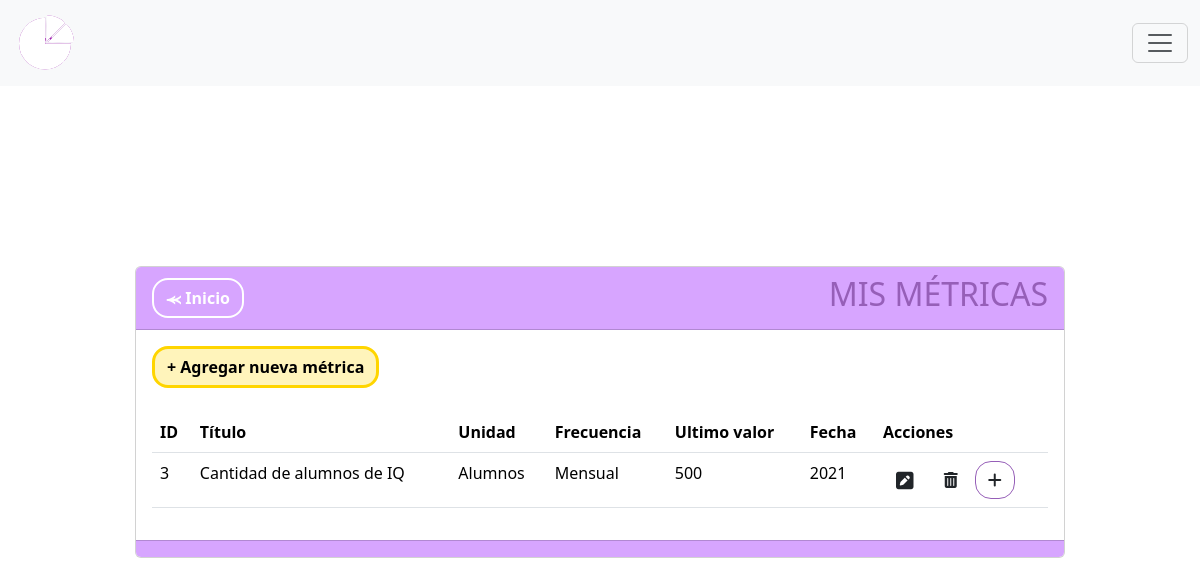
The app's page /metricas with its own data.
### MIReApp/models.py (models this page shows, shortened)
class Metrica(models.Model):
    id = models.AutoField(primary_key=True)
    titulo = models.CharField(max_length=100,
                              verbose_name='Título',
                              unique= True,
                              validators= [
                                  RegexValidator(regex= r'^[a-zA-Z\s]*$',
                                                 message="El nombre no puede contener caracteres especiales.",
                                                 code='invalid_nombre')
                              ])
    descripcion = models.TextField(max_length=100, verbose_name='Descripción', blank=True, null=True)  #blank=True y null=True permiten que el campo se envie vacio
    unidad_medida = models.CharField(max_length=100,
                                        verbose_name='Unidad de Medida',
                                        validators= [
                                            RegexValidator(regex= r'^[a-zA-Z\s]*$',
                                                            message="La unidad de medida no puede contener caracteres especiales",
                                                            code='invalid_nombre')
                                        ])
    frecuencia = models.CharField(max_length=10, choices=FRECUENCIAS)
    valor = models.IntegerField(verbose_name='Valor', validators=[MinValueValidator(0, message="El valor no puede ser negativo")], default=0)
    year = models.PositiveIntegerField(verbose_name='Ingrese año:', validators=[validate_year])
    month = models.CharField(max_length=10, verbose_name='Ingrese mes:', choices=MESES, blank=True, null=True)
    semestral = models.CharField(max_length=15, verbose_name='Ingrese semestre:', choices=SEMESTRES, blank=True, null=True,)
    year2 = models.PositiveIntegerField(blank=True, null=True, verbose_name='Segundo año')

### MIReApp/views.py (the view)
# urls.py: path('metricas', views.metricas, name='metricas'),
def metricas(request):
    metricas = Metrica.objects.all()
    ultimos_valores = list()
    for u in metricas:
        if HistorialMetrica.objects.filter(metrica=u.id).order_by('año_historico'):
            t = list(HistorialMetrica.objects.filter(metrica=u.id).order_by('año_historico'))[-1] #Obtengo el la ultima instancia de la metrica
            u.valor = str(t.valor_historico) #Agrego en el campo valor, el valor de la ultima instancia
            u.year = str(t.año_historico) #Agrego en el campo año, el año de la ultima instancia
    return render(request, 'metricas/index.html', {'metrica': metricas})

### MIReApp/templates/metricas/index.html (shortened to what this page needs)
{% extends "base.html" %}
{% block contenido %}
<center>
    <link rel="stylesheet" href="https://cdnjs.cloudflare.com/ajax/libs/font-awesome/6.4.2/css/all.min.css">
    <div class="col-md-10 card" style="text-align: left;">
        <div class="card-header" style="background-color: #D7A5FF;">
            <div style="display: flex; justify-content: space-between; align-items: center;">
                <span><a href="{% url 'inicio' %}" class="btn btn-secondary rounded-4 fw-bold" style="background-color: transparent; color: #ffff;border-color: #ffff;border-width: 2px;">⪻ Inicio</a></span>
                <span><h2 style="color: #965FB8">MIS MÉTRICAS</h2></span>
            </div>
        </div>
        <div class="card-body">
            <a name="" id="" class="btn fw-bold rounded-4" style="background-color: #fff4bb;color: #000000;border-color: #ffd500;border-width: 3px;" href="{% url 'crear' %}">+ Agregar nueva métrica</a>
            <br>
            <br>
            <div class="table-responsive">
                <table class="table rounded-4" style="background-color: #D7A5FF;">
                    <thead>
                        <tr>
                            <th scope="col">ID</th>
                            <th scope="col">Título</th>
                            <th scope="col">Unidad</th>
                            <th scope="col">Frecuencia</th>
                            <th scope="col">Ultimo valor</th>
                            <th scope="col">Fecha</th>
                            <th scope="col">Acciones</th>
                        </tr>
                    </thead>
                    <tbody>
                        {% for metri in metrica %}
                        <tr class="">
                            <td scope="row">{{ metri.id }}</td>
                            <td>{{ metri.titulo }}</td>
                            <td>{{ metri.unidad_medida }}</td>
                            <td>{{ metri.frecuencia }}</td>
                            <td>{{ metri.valor }}</td>
                            <td>{{ metri.year }}</td>
                            <td>
                                <a name="" id="" class="btn" href="{% url 'editar' metri.id %}"><i class="fa-solid fa-square-pen fa-lg"></i></a>
                                <a name="" id="" class="btn" href="{% url 'eliminar' metri.id %}" role="button"><i class="fa-solid fa-trash-can"></i></a>
                                <a name="" id="" class="btn rounded-4" style="border-color: #965FB8" href="{% url 'historial_metrica' metri.id %}"><i class="fa-solid fa-plus"></i></a>
                            </td>
                        </tr>
                        {% endfor %}
                    </tbody>
                </table>
            </div>
        </div>
        <div class="card-footer text-muted" style="background-color: #D7A5FF;">
        </div>
    </div>
</center>
{% endblock %}

### MIReApp/static/css/base.css (style rules this page uses)
html, body { margin: 0; width: 100%; height: 100%; display: flex; justify-content: center; align-items: center; font-family: 'Dosis', sans-serif; font-weight: 300; -webkit-user-select: none; -moz-user-select: none; -ms-user-select: none; user-select: none; }
h2 { color: #965FB8; }

### records on screen
Metrica: id "3", titulo "Cantidad de alumnos de IQ", unidad_medida "Alumnos", frecuencia "Mensual", valor "500", year "2021"
